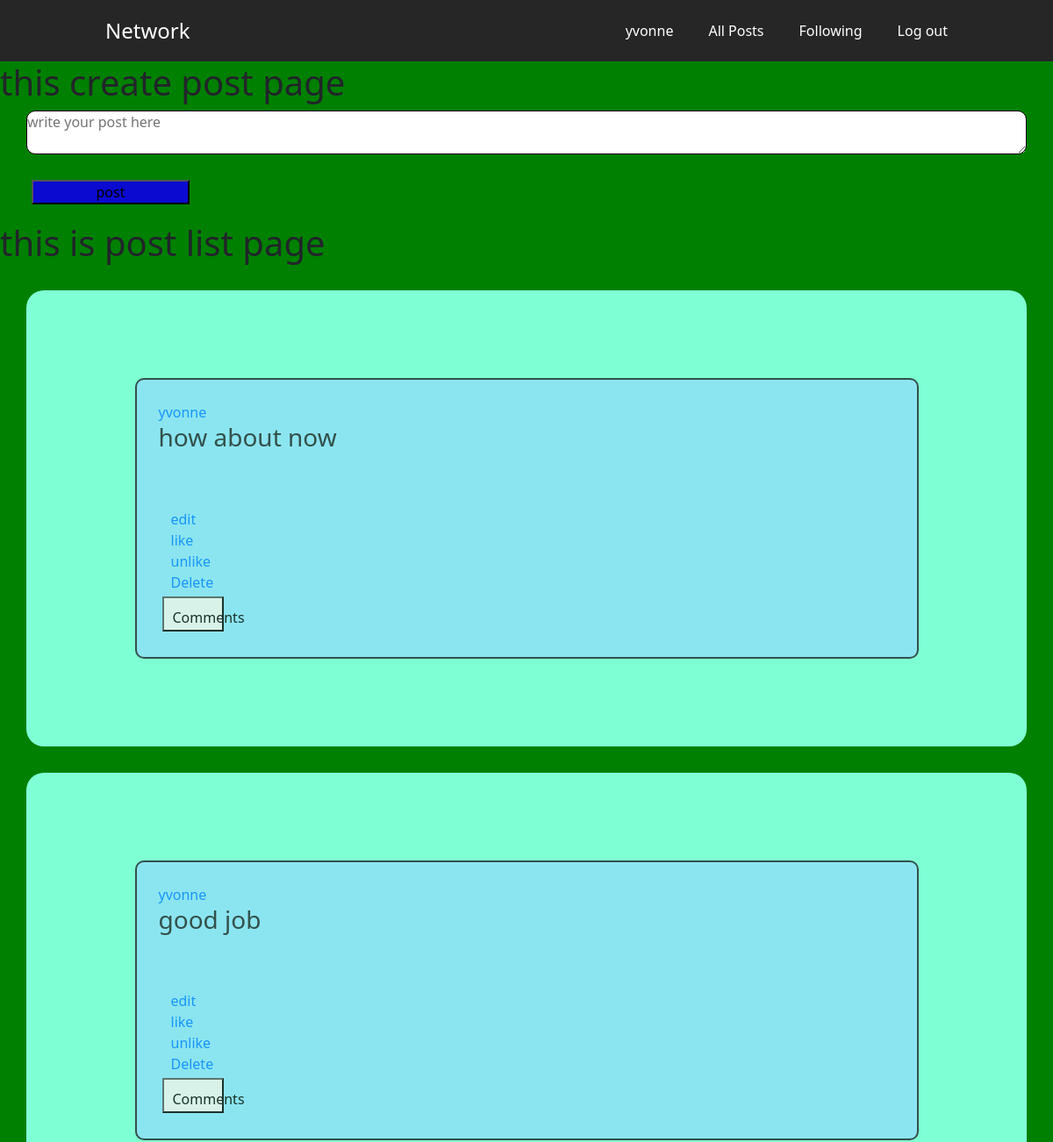
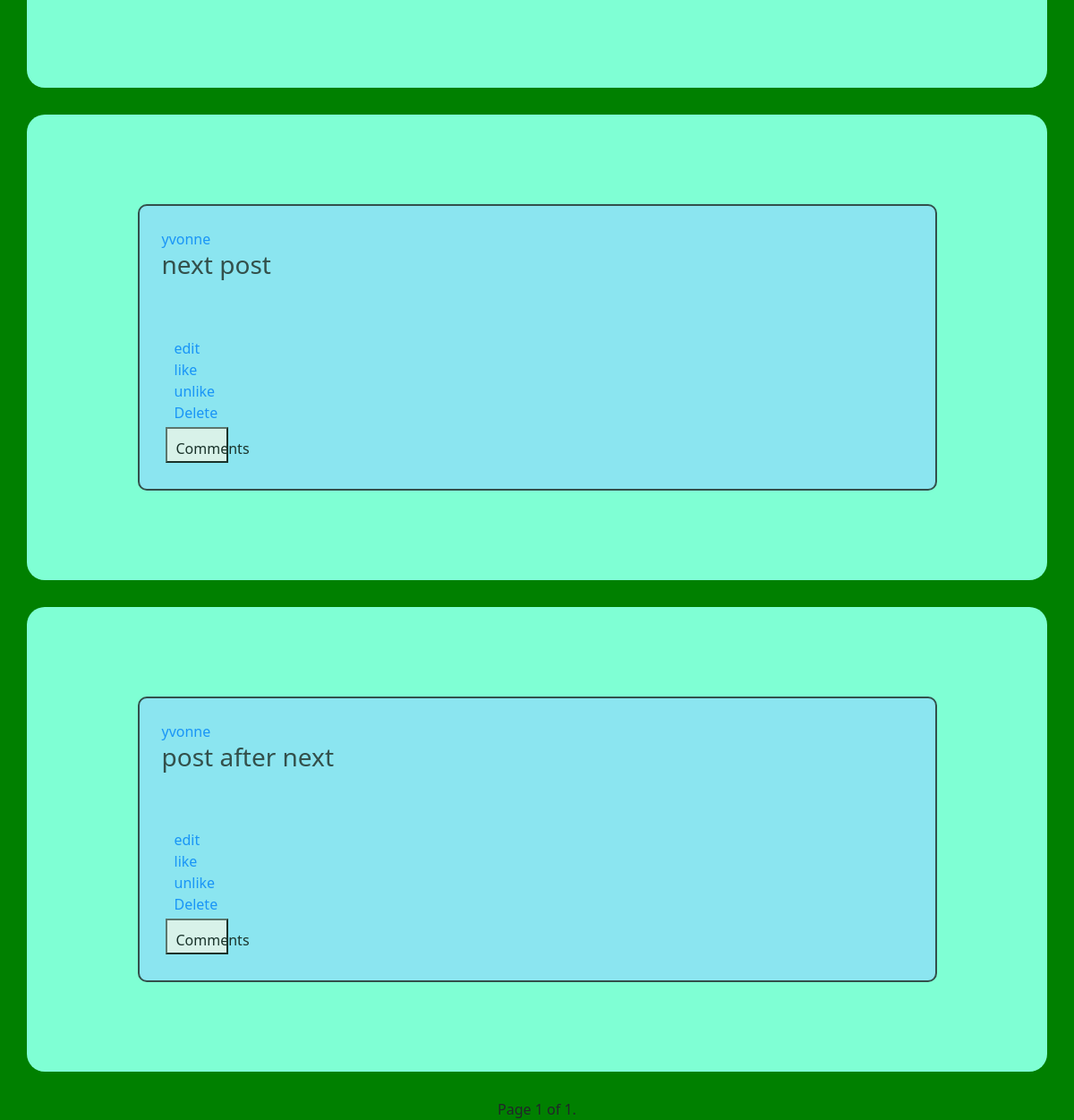
Screenshot of / (signed in) with the database file from the repository (2 pictures, top to bottom).
### network/models.py (models this page shows, shortened)
class User(AbstractUser):
    pass

class Posts(models.Model):
    user=models.ForeignKey(User,on_delete=models.CASCADE)
    text_field=models.CharField(max_length=5000)
    likes=models.IntegerField(default=0)
    date_created_on=models.DateField(auto_now=True)

### network/views.py (the view)
# urls.py: path("", views.index, name="index"),
def index(request):
    posts = Posts.objects.all()  # fetching all post objects from database
    p = Paginator(posts, 4)  # creating a paginator object
    page_number = request.GET.get('page')
    try:
        page_obj = p.get_page(page_number)  # returns the desired page object
    except PageNotAnInteger:
        page_obj = p.page(1)
    except EmptyPage:
        page_obj = p.page(p.num_pages)
    context = {'page_obj': page_obj}
    return render(request, 'network/index.html', context)

### network/templates/network/index.html (shortened to what this page needs)
{% extends "network/layout.html" %}
{% load static %}
{% block body %}
<div id="create_post_div">
 <h1>this create post page</h1>
     <form id="post-form">
          <textarea name="text_field" id="textarea"  placeholder="write your post here"></textarea> <br>
          <button id="form_button" type="submit">post</button>
     </form>
</div>
<div id="post_lister">
  <h1>this is post list page</h1>
  {% for post in page_obj %}
 <div id="all_posts">
              <div id="post_list">
                      <a data-profile="{{user.id}}" id="username-link" href="">{{post.user.username}}</a> <br>
                      <h3>{{post.text_field}} </h3> <br>
                      <h3>{{post.date_created_On}} </h3> <br>
                      <a data-ID="{{post.id}}" id="btn-edit" href="">edit</a>
                      <div id="count-div"> <a data-ID="{{post.id}}" id="btn-like" href=""> like</a> <div id="like-image"></div></div>
                      <a data-ID="{{post.id}}" id="btn-unlike" href=""> unlike</a><br>
                      <a data-ID="{{post.id}}" id="btn-delete" href=""> Delete</a><br>
                      <button data-id="{{post.id}}" id="btn-comment">Comments</button>
              </div>
</div>
{% endfor %}
<center>
<div>
  <span>
    <span>
      Page {{ page_obj.number }} of {{ page_obj.paginator.num_pages }}.
    </span>
  </span>
</div>
</center>
</div>
{% endblock %}

### network/templates/network/layout.html (shortened to what this page needs)
{% load static %}
<!DOCTYPE html>
<html lang="en">
    <head>
        <link rel="stylesheet" href="https://stackpath.bootstrapcdn.com/bootstrap/4.4.1/css/bootstrap.min.css">
        <link href="{% static 'network/styles.css' %}" rel="stylesheet">
    </head>
    <body>
        <div class="nav-bar">
            <div class="nav-container">
                <div class="brand">
                    <a href="#">Network</a>
                </div>
                <nav>
                    <ul class="nav-list">
                        {% if user.is_authenticated %}
                        <li><a id="username" href="#">{{ user.username }}</a></li>
                        <li><a id="posts" href="">All Posts</a>
                        <li><a id="following_url" href="">Following</a>
                        <li><a href="{% url 'logout' %}">Log out</a>
                        {% else %}
                        <li><a href="{% url 'login' %}">Log In</a>
                        <li><a href="{% url 'register' %}">Register</a></li>
                        {% endif %}
                    </ul>
                </nav>
            </div>
        </div>
        <div class="body">
            {% block body %}
            {% endblock %}
        </div>
    </body>
</html>

### network/static/network/styles.css (style rules this page uses)
#form_button { background-color:rgb(85, 85, 114); }
#textarea { display: flex; flex-direction: row; flex-wrap: nowrap; justify-content: flex-start; align-items: stretch; align-content: stretch; width:40% }
#post_list { background-color:green; border: 10px solid; padding: 25px; width:90%; }

### network/templates/network/layout.html (style rules this page uses)
body { background-color: green; }
#form_button { background-color:rgb(10, 10, 209); margin-left: 3%; margin-top: 0px; margin-bottom:20px; width:15%; }
#textarea { display: flex; flex-direction: row; flex-wrap: nowrap; justify-content: flex-start; align-items: stretch; align-content: stretch; width:95%; margin:auto; margin-bottom: 5px; border: 1px solid; border-radius: 10px; }
#post_list,#post_list-1, #user-following { background-color:rgb(142, 223, 248); border: 2px solid; padding: 25px; width:95%; margin: auto; border-radius: 10px; opacity:0.8; }
* { margin: 0; padding: 0; font-family: Segoe UI; }
.nav-bar { height: 70px; background: #262626; }
.brand { float: left; position: absolute; padding-left: 20px; line-height: 70px; font-size: 1.5em; }
.brand a { text-decoration: none; color: white; }
.nav-container { max-width: 1000px; margin: 0 auto; }
nav { float: right; }
nav ul { list-style: none; }
nav ul li { float: left; position: relative; }
nav ul li a { display: block; padding: 0 20px; line-height: 70px; background: #262626; text-decoration: none; color: #fff; }
@media screen and (min-width: 799px) { .nav-list { display: block !important; } }
#post-div,#post-follow, #div0 , #all_posts { display: flex; flex-direction: column; flex-wrap: nowrap; justify-content: flex-start; align-items: stretch; align-content: stretch; position: relative; padding: 100px; border-radius: 4px solid; background-color: aquamarine; width: 95%; margin: 30px; border-radius: 20px ; }
#btn-edit, #btn-delete, #btn-like, #btn-unlike,#btn-comment,#id1,#id2,#id3 { padding: 10px; margin: 4px; width: 70px; height: 40px; }

### rows the page displays
User: username "yvonne"
Posts: user.username "yvonne", text_field "how about now"
Posts: user.username "yvonne", text_field "good job"
Posts: user.username "yvonne", text_field "next post"
Posts: user.username "yvonne", text_field "post after next"

### other values shown
{{ page_obj.number }} "1"
{{ page_obj.paginator.num_pages }} "1"
